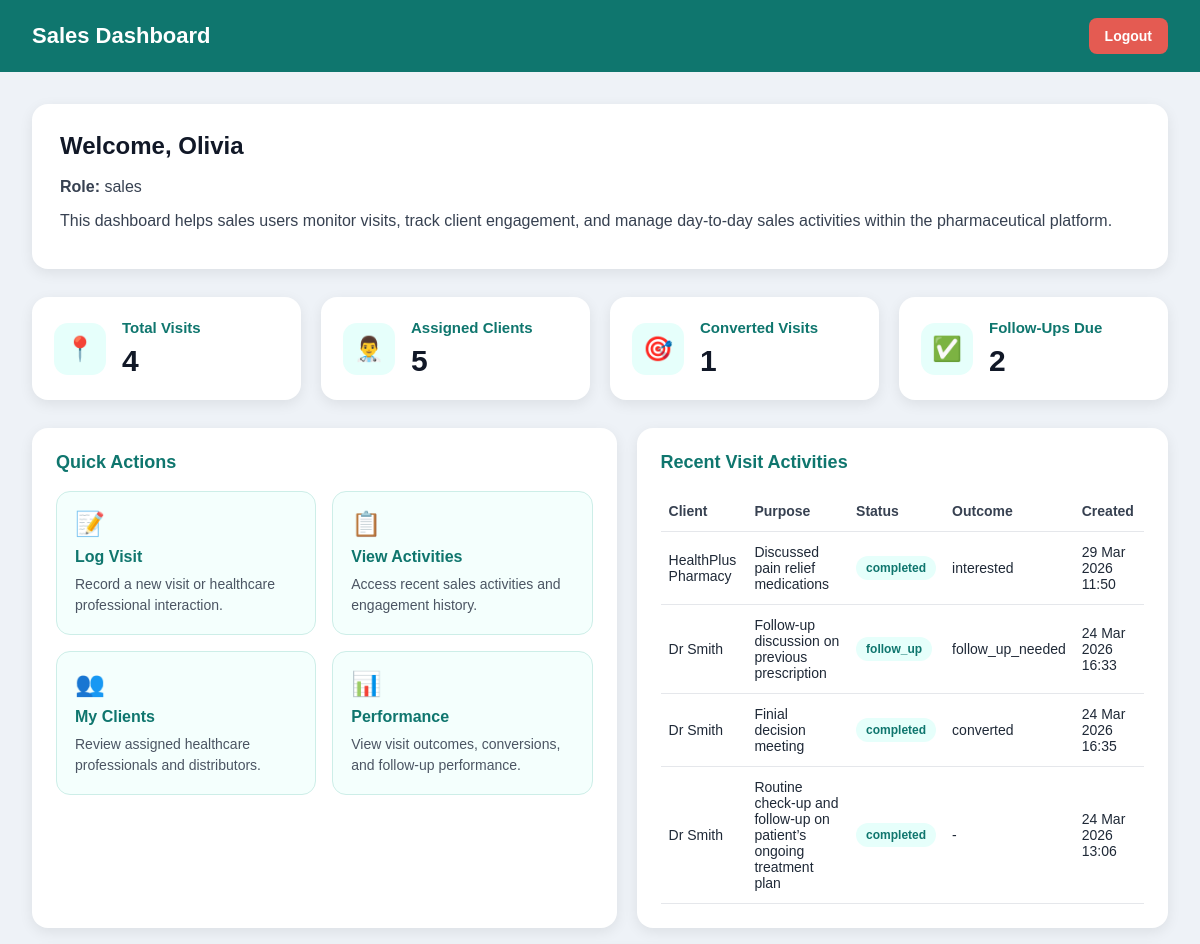
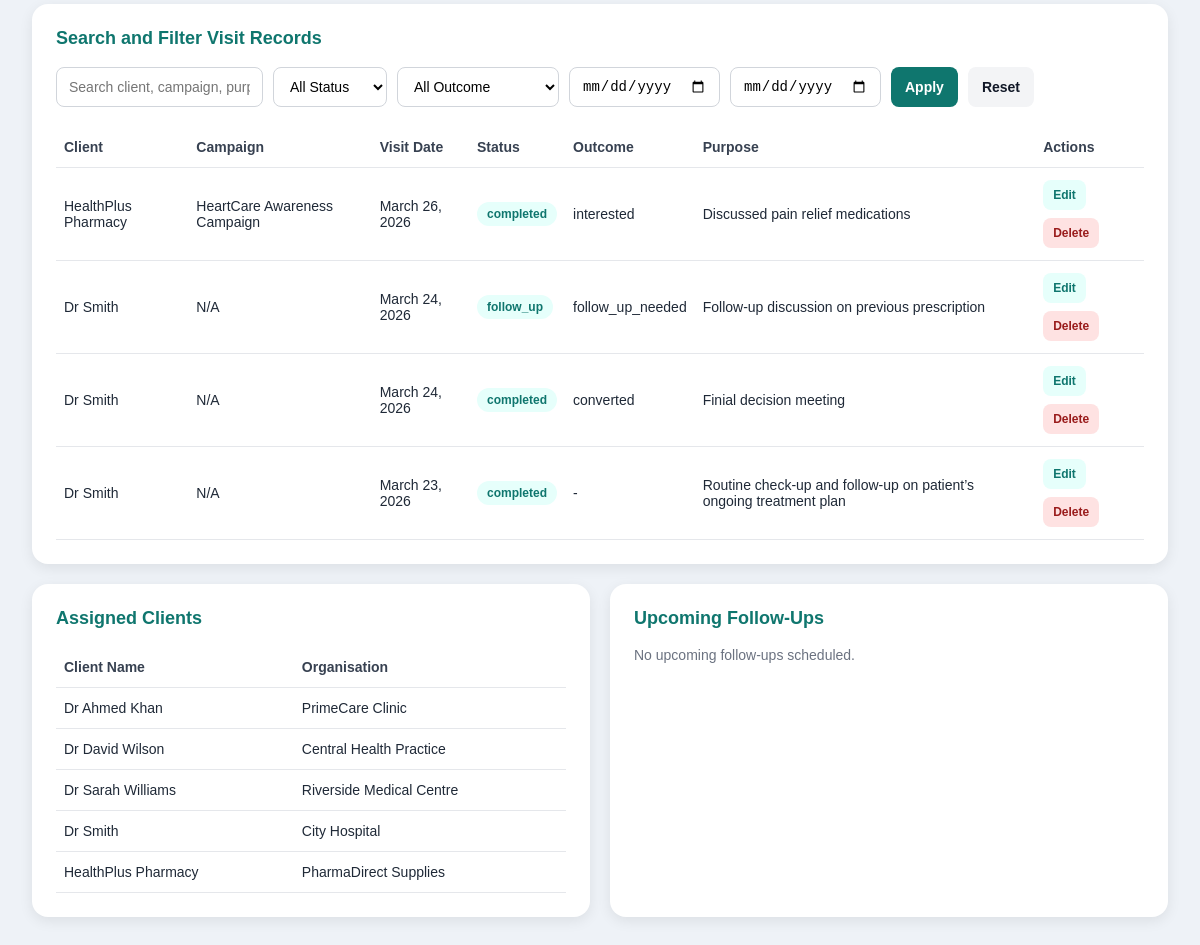
Page /dashboard/sales/ (signed in) on the committed database (2 pictures, top to bottom).
### accounts/models.py (models this page shows, shortened)
class CustomUser(AbstractUser):
    username = None
    ROLE_CHOICES = [
        ('sales', 'Sales'),
        ('campaign', 'Campaign'),
        ('marketing', 'Marketing'),
        ('admin', 'Admin'),
    ]
    email = models.EmailField(unique=True)
    role = models.CharField(max_length=50, choices=ROLE_CHOICES)
    USERNAME_FIELD = 'email'
    REQUIRED_FIELDS = []
    objects = CustomUserManager()

### dashboard/models.py (models this page shows, shortened)
class Visit(models.Model):
    sales_user = models.ForeignKey(
        CustomUser,
        on_delete=models.CASCADE,
        limit_choices_to={'role': 'sales'}
    )
    client = models.ForeignKey(
        'Client',
        on_delete=models.CASCADE
    )
    campaign = models.ForeignKey(
        'Campaign',
        on_delete=models.SET_NULL,
        null=True,
        blank=True
    )
    created_at = models.DateTimeField(auto_now_add=True)
    updated_at = models.DateTimeField(auto_now=True)
    visit_date = models.DateField()
    purpose = models.CharField(max_length=150)
    notes = models.TextField(blank=True)
    status = models.CharField(
        max_length=20,
        choices=[
            ('completed', 'Completed'),
            ('follow_up', 'Follow Up'),
            ('pending', 'Pending'),
        ],
        default='completed'
    )
    outcome = models.CharField(
        max_length=30,
        choices=[
            ('interested', 'Interested'),
            ('not_interested', 'Not Interested'),
            ('follow_up_needed', 'Follow Up Needed'),
            ('converted', 'Converted'),
        ],
        blank=True,
        default=''
    )
    next_follow_up_date = models.DateField(blank=True, null=True)

class Client(models.Model):
    name = models.CharField(max_length=100)
    organisation = models.CharField(max_length=100, blank=True)
    assigned_to = models.ForeignKey(
        CustomUser,
        on_delete=models.CASCADE,
        limit_choices_to={'role': 'sales'}
    )

class Campaign(models.Model):
    APPROVAL_CHOICES = [
        ('pending', 'Pending'),
        ('approved', 'Approved'),
        ('rejected', 'Rejected'),
    ]
    title = models.CharField(max_length=100)
    description = models.TextField()
    budget = models.DecimalField(max_digits=10, decimal_places=2)
    start_date = models.DateField()
    end_date = models.DateField()
    approval_status = models.CharField(
        max_length=20,
        choices=APPROVAL_CHOICES,
        default='pending'
    )
    approved_by = models.ForeignKey(
        CustomUser,
        on_delete=models.SET_NULL,
        null=True,
        blank=True,
        related_name='approved_campaigns'
    )
    approved_at = models.DateTimeField(null=True, blank=True)
    review_notes = models.TextField(blank=True)
    created_at = models.DateTimeField(auto_now_add=True)
    updated_at = models.DateTimeField(auto_now=True)

### dashboard/views.py (the view, shortened to what this page needs)
# urls.py: path('sales/', sales_dashboard, name='sales_dashboard'),
@role_required(['sales'])
def sales_dashboard(request):
    clients = Client.objects.filter(assigned_to=request.user).order_by('name')
    all_visits = Visit.objects.filter(sales_user=request.user).select_related('client', 'campaign')
    q = request.GET.get('q', '').strip()
    status = request.GET.get('status', '').strip()
    outcome = request.GET.get('outcome', '').strip()
    date_from = request.GET.get('date_from', '').strip()
    date_to = request.GET.get('date_to', '').strip()
    filtered_visits = all_visits
    if status:
        filtered_visits = filtered_visits.filter(status=status)
    if outcome:
        filtered_visits = filtered_visits.filter(outcome=outcome)
    if date_from:
        filtered_visits = filtered_visits.filter(visit_date__gte=date_from)
    if date_to:
        filtered_visits = filtered_visits.filter(visit_date__lte=date_to)
    filtered_visits = filtered_visits.order_by('-visit_date')
    paginator = Paginator(filtered_visits, 5)
    page_number = request.GET.get('page')
    page_obj = paginator.get_page(page_number)
    recent_visits = all_visits.order_by('-visit_date')[:5]
    follow_ups_due = all_visits.filter(
        next_follow_up_date__isnull=False,
        next_follow_up_date__lte=now().date()
    ).count()
    upcoming_followups = all_visits.filter(
        next_follow_up_date__isnull=False,
        next_follow_up_date__gt=now().date()
    ).order_by('next_follow_up_date')[:5]
    converted_visits = all_visits.filter(outcome='converted').count()
    context = {
        'total_visits': all_visits.count(),
        'total_clients': clients.count(),
        'clients': clients,
        'follow_ups_due': follow_ups_due,
        'converted_visits': converted_visits,
        'recent_visits': recent_visits,
        'upcoming_followups': upcoming_followups,
        'visits': page_obj,
        'page_obj': page_obj,
        'q': q,
        'status': status,
        'outcome': outcome,
        'date_from': date_from,
        'date_to': date_to,
    }
    return render(request, 'dashboard/sales_dashboard.html', context)

### templates/dashboard/sales_dashboard.html (shortened to what this page needs)
<!DOCTYPE html>
<html lang="en">
<head>
</head>
<body>
    <div class="navbar">
        <h2>Sales Dashboard</h2>
        <a href="{% url 'logout' %}">Logout</a>
    </div>
    <div class="container">
        <div class="welcome-box">
            <h1>Welcome, {{ request.user.first_name|default:request.user.email|default:request.user.username }}</h1>
            <p><strong>Role:</strong> {{ request.user.role }}</p>
            <p>
                This dashboard helps sales users monitor visits, track client engagement,
                and manage day-to-day sales activities within the pharmaceutical platform.
            </p>
        </div>
        <div class="stats-grid">
            <div class="stat-card">
                <div class="stat-icon">📍</div>
                <div class="stat-content">
                    <h3>Total Visits</h3>
                    <div class="number">{{ total_visits }}</div>
                </div>
            </div>
            <div class="stat-card">
                <div class="stat-icon">👨‍⚕️</div>
                <div class="stat-content">
                    <h3>Assigned Clients</h3>
                    <div class="number">{{ total_clients }}</div>
                </div>
            </div>
            <div class="stat-card">
                <div class="stat-icon">🎯</div>
                <div class="stat-content">
                    <h3>Converted Visits</h3>
                    <div class="number">{{ converted_visits }}</div>
                </div>
            </div>
            <div class="stat-card">
                <div class="stat-icon">✅</div>
                <div class="stat-content">
                    <h3>Follow-Ups Due</h3>
                    <div class="number">{{ follow_ups_due }}</div>
                </div>
            </div>
        </div>
        <div class="main-grid">
            <div class="panel">
                <h3>Quick Actions</h3>
                <div class="action-grid">
                    <a href="{% url 'log_visit' %}" class="action-card">
                        <div class="icon">📝</div>
                        <h4>Log Visit</h4>
                        <p>Record a new visit or healthcare professional interaction.</p>
                    </a>
                    <a href="#visit-records" class="action-card">
                        <div class="icon">📋</div>
                        <h4>View Activities</h4>
                        <p>Access recent sales activities and engagement history.</p>
                    </a>
                    <a href="{% url 'my_clients' %}" class="action-card">
                        <div class="icon">👥</div>
                        <h4>My Clients</h4>
                        <p>Review assigned healthcare professionals and distributors.</p>
                    </a>
                    <a href="#visit-records" class="action-card">
                        <div class="icon">📊</div>
                        <h4>Performance</h4>
                        <p>View visit outcomes, conversions, and follow-up performance.</p>
                    </a>
                </div>
            </div>
            <div class="panel activity-table">
                <h3>Recent Visit Activities</h3>
                {% if recent_visits %}
                    <table>
                        <thead>
                            <tr>
                                <th>Client</th>
                                <th>Purpose</th>
                                <th>Status</th>
                                <th>Outcome</th>
                                <th>Created</th>
                            </tr>
                        </thead>
                        <tbody>
                            {% for visit in recent_visits %}
                                <tr>
                                    <td>{{ visit.client.name }}</td>
                                    <td>{{ visit.purpose }}</td>
                                    <td><span class="badge">{{ visit.status }}</span></td>
                                    <td>{{ visit.outcome|default:"-" }}</td>
                                    <td>{{ visit.created_at|date:"d M Y H:i" }}</td>
                                </tr>
                            {% endfor %}
                        </tbody>
                    </table>
                {% else %}
                    <p class="empty-text">No recent visit activities available.</p>
                {% endif %}
            </div>
        </div>
        <div class="panel visits-table" id="visit-records" style="margin-bottom: 20px;">
            <h3>Search and Filter Visit Records</h3>
            <form method="get" class="filter-form">
                <input type="text" name="q" placeholder="Search client, campaign, purpose..." value="{{ q|default:'' }}">
                <select name="status">
                    <option value="">All Status</option>
                </select>
                <select name="outcome">
                    <option value="">All Outcome</option>
                </select>
                <input type="date" name="date_from" value="{{ date_from }}">
                <input type="date" name="date_to" value="{{ date_to }}">
                <button type="submit">Apply</button>
                <a href="{% url 'sales_dashboard' %}">Reset</a>
            </form>
            {% if visits %}
                <table>
                    <thead>
                        <tr>
                            <th>Client</th>
                            <th>Campaign</th>
                            <th>Visit Date</th>
                            <th>Status</th>
                            <th>Outcome</th>
                            <th>Purpose</th>
                            <th>Actions</th>
                        </tr>
                    </thead>
                    <tbody>
                        {% for visit in visits %}
                            <tr>
                                <td>{{ visit.client.name }}</td>
                                <td>
                                    {% if visit.campaign %}
                                        {{ visit.campaign.title }}
                                    {% else %}
                                        N/A
                                    {% endif %}
                                </td>
                                <td>{{ visit.visit_date }}</td>
                                <td><span class="badge">{{ visit.status }}</span></td>
                                <td>{{ visit.outcome|default:"-" }}</td>
                                <td>{{ visit.purpose }}</td>
                                <td>
                                    <div class="action-buttons">
                                        <a href="{% url 'edit_visit' visit.id %}" class="edit-btn">Edit</a>
                                        <form method="post" action="{% url 'delete_visit' visit.id %}" style="display:inline;">
                                            <button
                                                type="submit"
                                                class="delete-btn"
                                                onclick="return confirm('Are you sure you want to delete this visit?');"
                                            >
                                                Delete
                                            </button>
                                        </form>
                                    </div>
                                </td>
                            </tr>
                        {% endfor %}
                    </tbody>
                </table>
            {% else %}
                <p class="empty-text">No visits found.</p>
            {% endif %}
        </div>
        <div class="bottom-grid">
            <div class="panel clients-table">
                <h3>Assigned Clients</h3>
                {% if clients %}
                    <table>
                        <thead>
                            <tr>
                                <th>Client Name</th>
                                <th>Organisation</th>
                            </tr>
                        </thead>
                        <tbody>
                            {% for client in clients %}
                                <tr>
                                    <td>{{ client.name }}</td>
                                    <td>{{ client.organisation|default:"N/A" }}</td>
                                </tr>
                            {% endfor %}
                        </tbody>
                    </table>
                {% else %}
                    <p class="empty-text">No clients assigned.</p>
                {% endif %}
            </div>
            <div class="panel followup-table">
                <h3>Upcoming Follow-Ups</h3>
                {% if upcoming_followups %}
                    <table>
                        <thead>
                            <tr>
                                <th>Client</th>
                                <th>Follow-Up Date</th>
                                <th>Campaign</th>
                            </tr>
                        </thead>
                        <tbody>
                            {% for visit in upcoming_followups %}
                                <tr>
                                    <td>{{ visit.client.name }}</td>
                                    <td>{{ visit.next_follow_up_date }}</td>
                                    <td>{{ visit.campaign.title|default:"-" }}</td>
                                </tr>
                            {% endfor %}
                        </tbody>
                    </table>
                {% else %}
                    <p class="empty-text">No upcoming follow-ups scheduled.</p>
                {% endif %}
            </div>
        </div>
    </div>
</body>
</html>

### rows in the picture
CustomUser: user.first_name "Olivia", user.role "sales"
Visit: client.name "HealthPlus Pharmacy", purpose "Discussed pain relief medications", status "completed", outcome "interested", created_at "29 Mar 2026 11:50", campaign "HeartCare Awareness Campaign", visit_date "March 26, 2026"
Visit: client.name "Dr Smith", purpose "Follow-up discussion on previous prescription", status "follow_up", outcome "follow_up_needed", created_at "24 Mar 2026 16:33", shows "N/A", visit_date "March 24, 2026"
Visit: client.name "Dr Smith", purpose "Finial decision meeting", status "completed", outcome "converted", created_at "24 Mar 2026 16:35", shows "N/A", visit_date "March 24, 2026"
Visit: client.name "Dr Smith", purpose "Routine check-up and follow-up on patient’s ongoing treatment plan", status "completed", outcome "-", created_at "24 Mar 2026 13:06", shows "N/A", visit_date "March 23, 2026"
Client: name "Dr Ahmed Khan", organisation "PrimeCare Clinic"
Client: name "Dr David Wilson", organisation "Central Health Practice"
Client: name "Dr Sarah Williams", organisation "Riverside Medical Centre"
Client: name "Dr Smith", organisation "City Hospital"
Client: name "HealthPlus Pharmacy", organisation "PharmaDirect Supplies"

### other values in the picture
{{ total_visits }} "4"
{{ total_clients }} "5"
{{ converted_visits }} "1"
{{ follow_ups_due }} "2"
